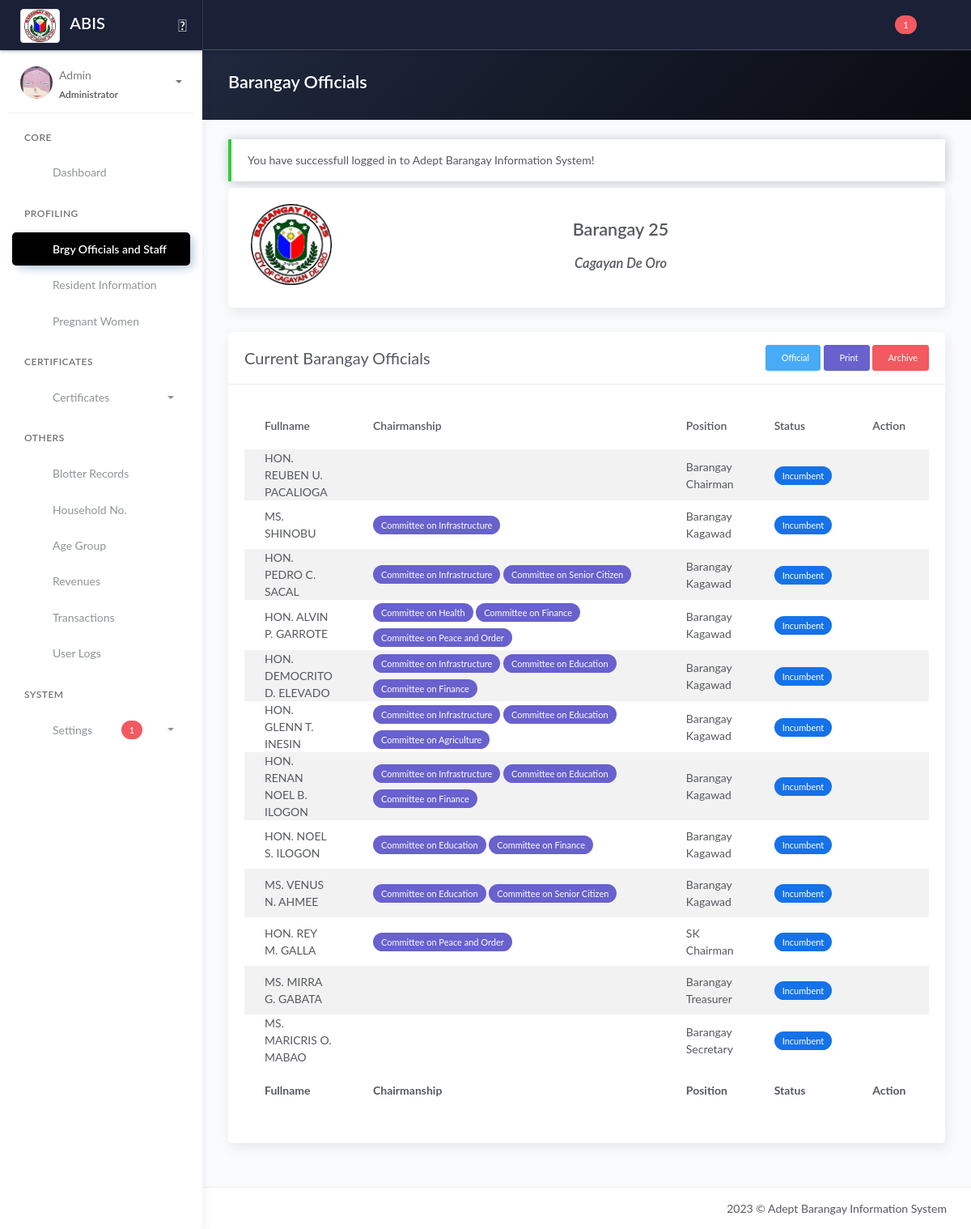
/officials.php (signed in), run on an earlier commit of the app's database.
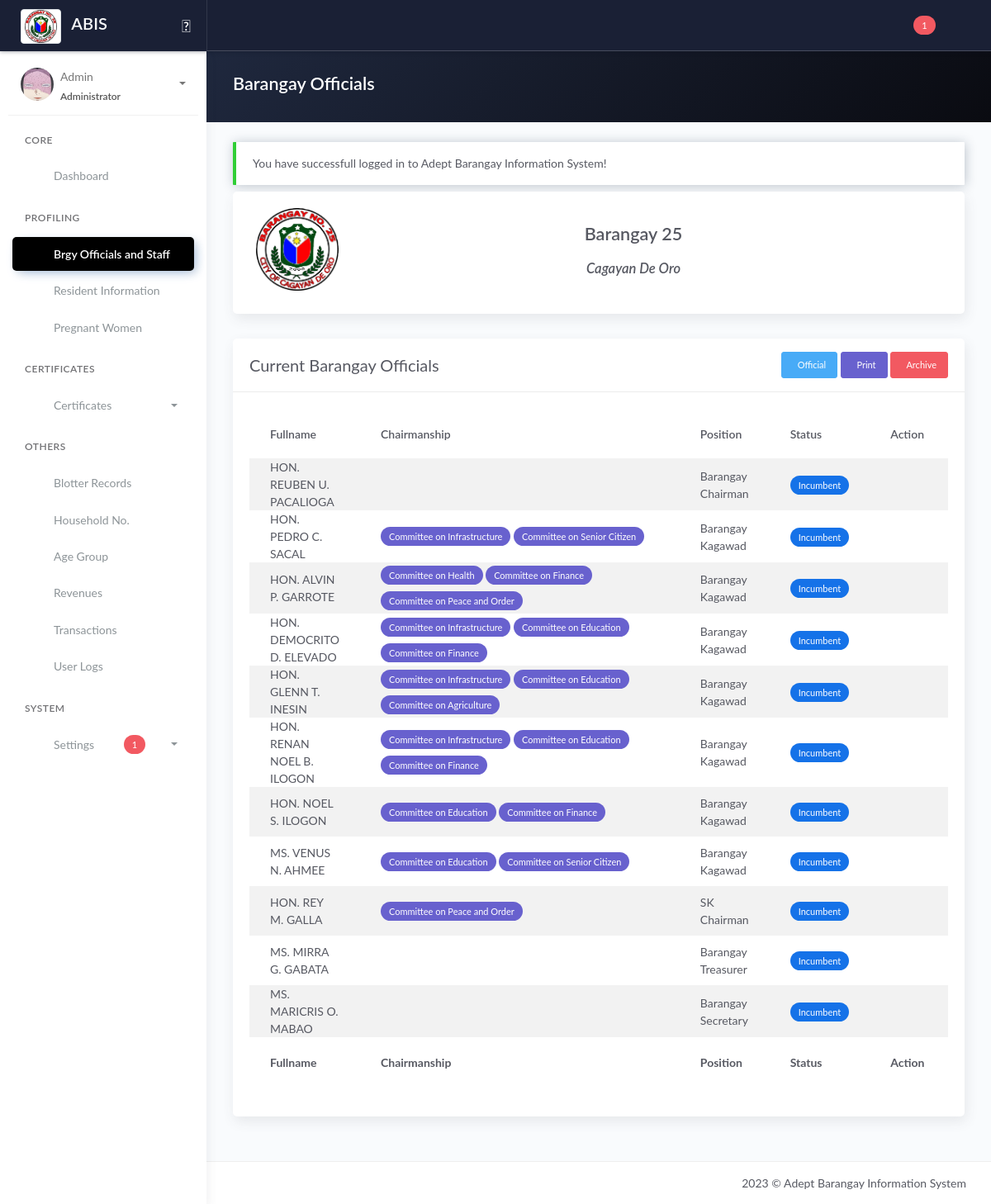
And on a later commit of the database.
### tables this page shows
CREATE TABLE `tblofficials` (
  `id_officials` int(11) NOT NULL,
  `honorifics` varchar(10) DEFAULT NULL,
  `name` varchar(50) DEFAULT NULL,
  `id_position` varchar(50) DEFAULT NULL,
  `termstart` date DEFAULT NULL,
  `termend` date DEFAULT NULL,
  `status` varchar(20) DEFAULT NULL,
  `archive` int(5) DEFAULT NULL COMMENT '0-NO; 1-YES;'
);

CREATE TABLE `tblposition` (
  `id_position` int(11) NOT NULL,
  `position` varchar(50) DEFAULT NULL,
  `order` int(11) DEFAULT NULL
);

CREATE TABLE `tblofficials_chairmanships` (
  `id_officials_chairmanship` int(11) NOT NULL,
  `id_officials` int(11) NOT NULL,
  `id_chairmanship` int(11) NOT NULL
);

CREATE TABLE `tblchairmanship` (
  `id_chairmanship` int(11) NOT NULL,
  `title` varchar(100) DEFAULT NULL
);

### templates/main-header.php (called while the page is built, shortened)
<?php include 'model/fetch_brgy_info.php' ?>

### model/fetch_brgy_info.php (called while the page is built, shortened)
<?php
    $query = "SELECT * FROM tblbrgy_info";
    $result = $conn->query($query);
	$row = $result->fetch_assoc();
	if($row){
		$brgy 		 = $row['brgy_name'];
	}
?>

### officials.php (shortened to what the changed rows need)
<?php include 'server/server.php' ?>
<?php
if (isset($_SESSION['role'])) {
	if ($_SESSION['role'] == 'staff') {
		$off_q = "SELECT *,tblofficials.id_officials as id, tblposition.id_position as pos_id FROM tblofficials JOIN tblposition ON tblposition.id_position=tblofficials.id_position  WHERE `status`='Incumbent' AND `archive`='0' ORDER BY tblposition.order ASC ";
	} else {
		$off_q = "SELECT *,tblofficials.id_officials as id, tblposition.id_position as pos_id FROM tblofficials JOIN tblposition ON tblposition.id_position=tblofficials.id_position WHERE `archive`='0' ORDER BY tblposition.order ASC, `status` ASC ";
	}
} else {
	$off_q = "SELECT *,tblofficials.id_officials as id, tblposition.id_position as pos_id FROM tblofficials JOIN tblposition ON tblposition.id_position=tblofficials.id_position  WHERE `status`='Incumbent' AND `archive`='0' ORDER BY tblposition.order DESC ";
}
$res_o = $conn->query($off_q);
$official = array();
while ($row = $res_o->fetch_assoc()) {
	$official[] = $row;
}
?>
<!DOCTYPE html>
<html lang="en">
<head>
	<?php include 'templates/header.php' ?>
</head>
<body>
	<div class="wrapper">
		<?php include 'templates/main-header.php' ?>
		<div class="main-panel">
			<div class="content">
				<div class="panel-header bg-dark-gradient">
					<div class="page-inner">
						<div class="d-flex align-items-left align-items-md-center flex-column flex-md-row">
							<div>
								<h2 class="text-white fw-bold">Barangay Officials</h2>
							</div>
						</div>
					</div>
				</div>
				<div class="page-inner">
					<div class="row mt--2">
						<div class="col-md-12">
							<div class="card">
								<div class="card-body">
									<div class="d-flex flex-wrap pb-2 justify-content-between">
										<div class="px-2 pb-2 pb-md-0 text-center">
											<h2 class="fw-bold mt-3"><?= ucwords($brgy) ?></h2>
										</div>
									</div>
								</div>
							</div>
							<div class="card">
								<div class="card-body">
									<div class="table-responsive">
										<table class="table table-striped">
											<thead>
												<tr>
													<th scope="col">Fullname</th>
													<th scope="col">Chairmanship</th>
													<th scope="col">Position</th>
													<?php if (isset($_SESSION['username'])) : ?>
														<?php if ($_SESSION['role'] == 'administrator') : ?>
															<th>Status</th>
														<?php endif ?>
														<th>Action</th>
													<?php endif ?>
												</tr>
											</thead>
											<tbody>
												<?php if (!empty($official)) : ?>
													<?php foreach ($official as $row) : ?>
														<tr>
															<td class="text-uppercase"><?= $row['honorifics'] ?> <?= $row['name'] ?></td>
															<td style="width: 50%;">
																<?php
																$id_official = $row['id_officials'];
																$query_get_chair = "SELECT * FROM tblofficials_chairmanships JOIN tblchairmanship ON tblchairmanship.id_chairmanship=tblofficials_chairmanships.id_chairmanship WHERE `id_officials` = '$id_official'";
																$result_get_chair = $conn->query($query_get_chair);
																$get_chair = array();
																while ($chair_row = $result_get_chair->fetch_assoc()) {
																	$get_chair[] = $chair_row;
																}
																if (!empty($get_chair)) {
																	foreach ($get_chair as $get_chair_row) {
																?>
																		<span class="badge badge-pill badge-secondary mt-1 mb-1"><?= $get_chair_row['title'] ?></span>
																<?php
																	}
																}
																?>
															</td>
															<td><?= $row['position'] ?></td>
															<?php if (isset($_SESSION['username'])) : ?>
																<?php if ($_SESSION['role'] == 'administrator') : ?>
																	<td><?= $row['status'] == 'Incumbent' ? '<span class="badge badge-primary">Incumbent</span>' : '<span class="badge badge-danger">Inactive</span>' ?></td>
																<?php endif ?>
																<td>
																	<a type="button" href="#edit<?= $row['id_officials'] ?>" data-toggle="modal" class="btn btn-link btn-primary" title="Edit Position">
																	</a>
																</td>
															<?php endif ?>
														</tr>
													<?php endforeach ?>
												<?php else : ?>
													<tr>
														<td colspan="5" class="text-center">No Available Data</td>
													</tr>
												<?php endif ?>
											</tbody>
											<tfoot>
												<tr>
													<th scope="col">Fullname</th>
													<th scope="col">Chairmanship</th>
													<th scope="col">Position</th>
													<?php if (isset($_SESSION['username'])) : ?>
														<?php if ($_SESSION['role'] == 'administrator') : ?>
															<th>Status</th>
														<?php endif ?>
														<th>Action</th>
													<?php endif ?>
												</tr>
											</tfoot>
										</table>
									</div>
								</div>
							</div>
						</div>
					</div>
				</div>
			</div>
		</div>
	</div>
	<?php include 'templates/footer.php' ?>
</body>
</html>

What changed in the data, as far as the page shows it:
removed tblofficials: honorifics "MS.", name "SHINOBU", id_position.position "Barangay Kagawad", status "Incumbent"
no longer on this page (row unchanged): tblofficials_chairmanships: id_chairmanship.title "Committee on Infrastructure", shown under "MS."
